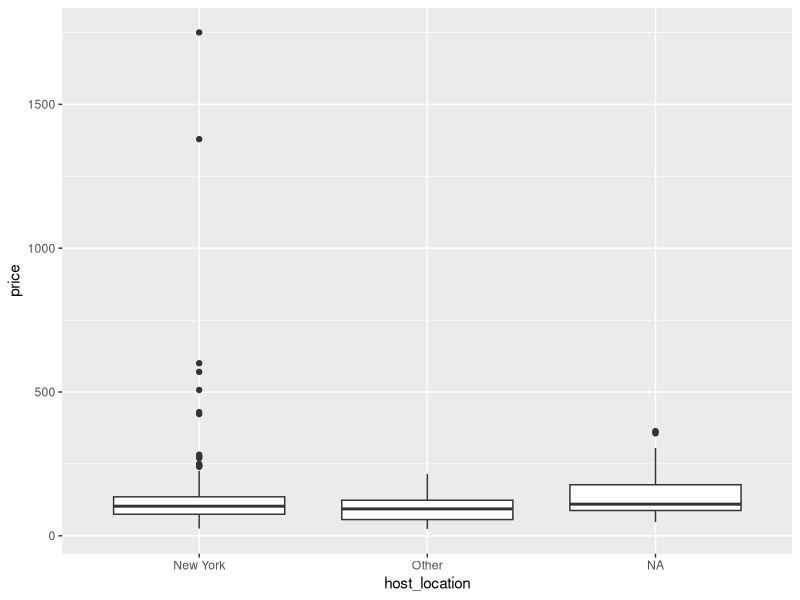
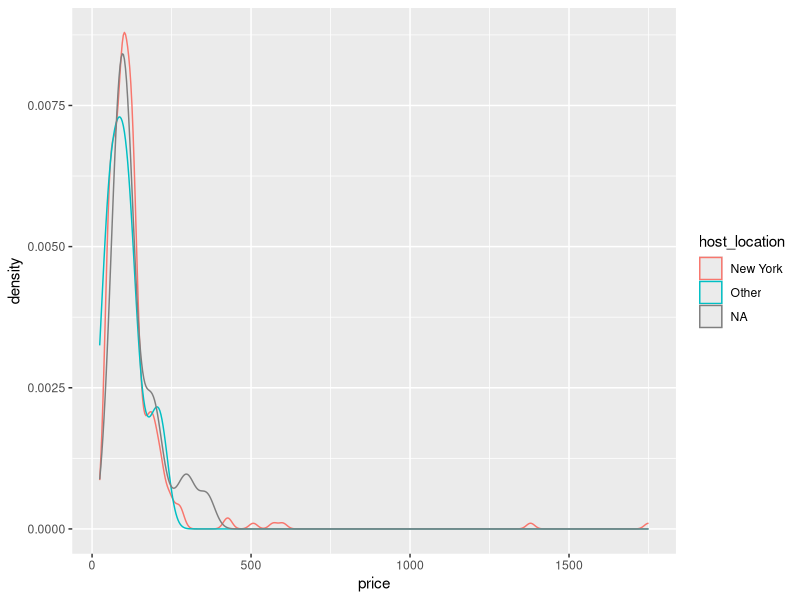
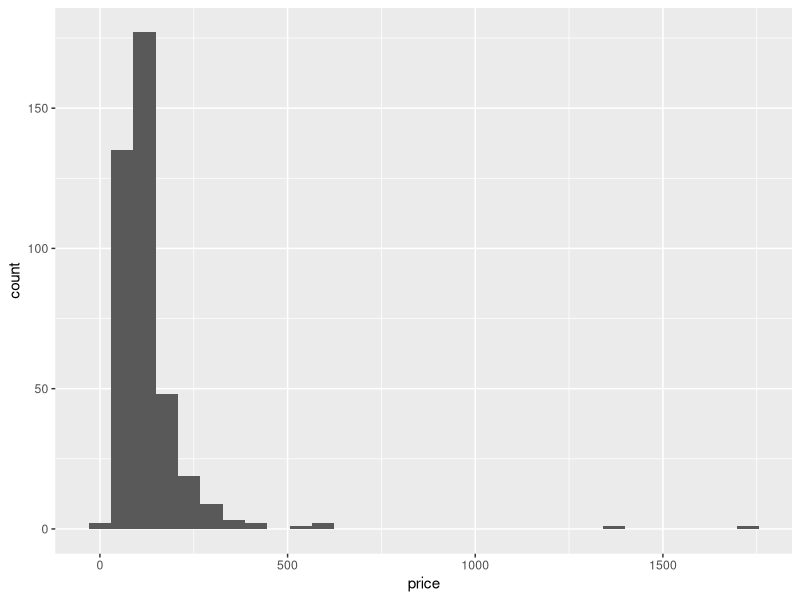

Source code (R) for these figures, in order:
## ---- chunk 1
# Detailed listings data from NY 05 September 2024
# Scraped from AirBnB via insideairbnb.com
# https://insideairbnb.com/get-the-data/
library(tidyverse)
listings <- read_csv("ny_airbnb_listings.csv") %>% tibble()
# View(listings)
# Is this tidy data?
listings$host_location %>% head()
listings$price %>% head()
# What if we wanted to look at average price?
mean(listings$price)
# We need to remove the dollar sign:
str_replace(listings$price, "\\$", "") %>% head()
# Can we then just do as.numeric() ?
as.numeric(str_replace(listings$price, "\\$", "")) %>% head()
# What does NAs introduced by coercion mean?
listings$price[165]
as.numeric(str_replace(listings$price, "\\$", ""))[165]
# So we also need to remove the commas:
listings <- listings %>% 
  mutate(price = str_replace(price, "\\$", "")) %>% 
  mutate(price = str_replace(price, ",", "")) %>% 
  mutate(price = as.numeric(price))
listings$price[165]
# Now that worked
mean(listings$price, na.rm = TRUE)

# Let's look at location now
listings$host_location %>% head()
# Host location is quite messy. One way we can handle it is to
# keep every location with "NY" -> change them to "New York"
# Turn others into "Other"
# Leave NAs alone
str_detect(listings$host_location, "NY") %>% head()
listings <- listings %>% 
  mutate(host_location = case_when(
    str_detect(host_location, "NY") == TRUE ~ "New York",
    str_detect(host_location, "NY") == FALSE ~ "Other"
  ))
# Now we can see how many hosts of Albany properties actually live in
# New York vs other locations:
listings$host_location %>% 
  table()
# We can also see the average price across host locations:
listings %>% group_by(host_location) %>% 
  summarize(mean(price, na.rm = T))
# We can visualize the distributions of price across locations:
listings %>% 
  ggplot(aes(x = host_location, y = price)) + geom_boxplot()

listings %>% ggplot(aes(color = host_location, x = price)) +
  geom_density()

# This might make us wonder what the distribution of price itself
# looks like:
listings %>% ggplot(aes(x = price)) + geom_histogram()
# What observations have such high price per night?
listings %>% filter(price > 1000)
